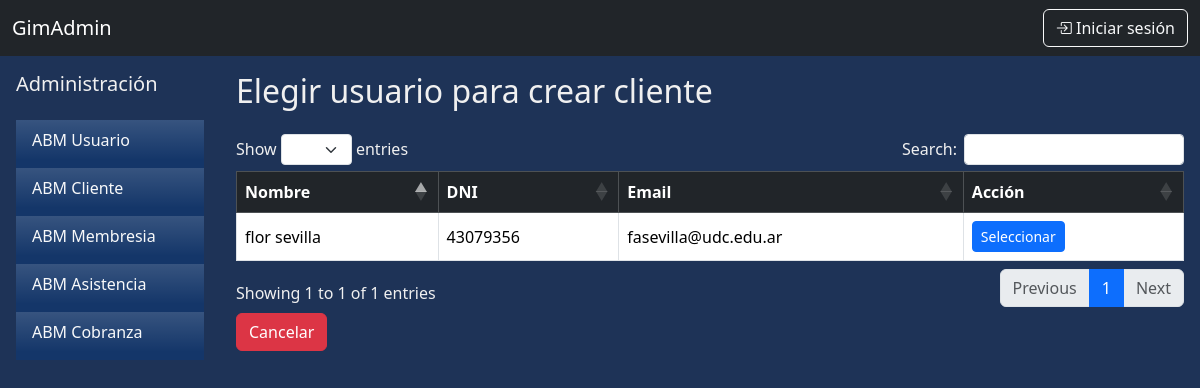
/abm/clientes/elegir-usuario/, run on the app's committed database.
### apps/abm/models.py (models this page shows, shortened)
class UserProfile(models.Model):
    user = models.OneToOneField(User, null=False, on_delete=models.CASCADE)
    dni = models.IntegerField(unique=True, null=False)
    telefono = models.CharField(max_length=50)
    domicilio = models.CharField(max_length=150)
    fecha_nac = models.DateField()
    first_login = models.BooleanField(default=True)

### apps/abm/views.py (the view)
# urls.py: path('clientes/elegir-usuario/', views.elegir_usuario_para_cliente, name='cliente_elegir_usuario'),
def elegir_usuario_para_cliente(request):
    ids_usados = Cliente.objects.values_list('usuario', flat=True)
    perfiles = UserProfile.objects.exclude(id__in=ids_usados)
    return render(request, 'elegir_usuario.html', {'perfiles': perfiles})

### apps/abm/templates/elegir_usuario.html (shortened to what this page needs)
{% extends "base.html" %}
{% block content %}
<div class="d-flex">
    {% include 'sidebar.html' %}
    <div class="flex-grow-1 p-3 justify-content-end flex-column">
        <h2 class="mb-4">Elegir usuario para crear cliente</h2>
        <table class="table table-bordered table-hover align-middle" {% if perfiles %}id="tablaUsuarios"{%endif%}>
            <thead class="table-dark bg-gradient">
                <tr>
                    <th>Nombre</th>
                    <th>DNI</th>
                    <th>Email</th>
                    <th>Acción</th>
                </tr>
            </thead>
            <tbody>
                {% for perfil in perfiles %}
                    <tr>
                        <td>{{ perfil.user.first_name }} {{ perfil.user.last_name }}</td>
                        <td>{{ perfil.dni }}</td>
                        <td>{{ perfil.user.email }}</td>
                        <td>
                            <a href="{% url 'cliente_crear' perfil.id %}" class="btn btn-sm btn-primary">
                                Seleccionar
                            </a>
                        </td>
                    </tr>
                {% empty %}
                    <tr><td colspan="4">No hay usuarios disponibles.</td></tr>
                {% endfor %}
            </tbody>
        </table>
        <a href="{% url 'cliente_listar' %}" class="btn btn-danger mt-1">Cancelar</a>
    </div>
</div>
{% endblock %}

### apps/core/templates/base.html (style rules this page uses)
body { background-color: #1E3357; color: #F0F0F0; }

### data on the page
UserProfile: user.first_name "flor", user.last_name "sevilla", dni "43079356", user.email "fasevilla@udc.edu.ar"
